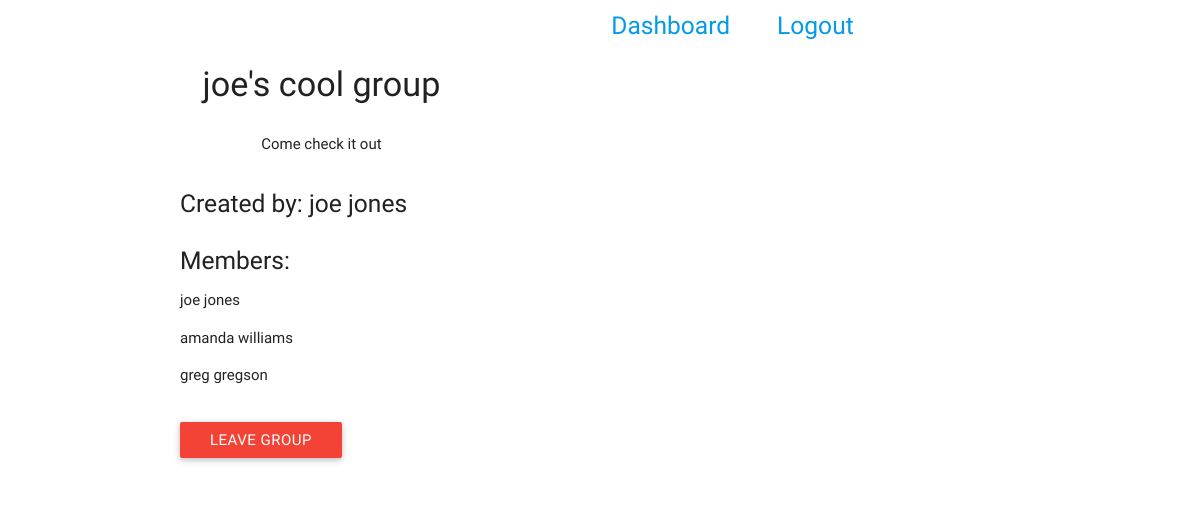
/groups/29/ (signed in), run on the app's committed database.
### apps/groups/models.py (models this page shows)
class Group(models.Model):
	name = models.CharField(max_length=60)
	description = models.CharField(max_length=100)
	created_by = models.ForeignKey(User)
	created_at = models.DateField(default=timezone.now())

class User(models.Model):
	first_name = models.CharField(max_length=60)
	last_name = models.CharField(max_length=60)
	username = models.CharField(max_length=60)
	password = models.CharField(max_length=60)
	created_at = models.DateField(default=timezone.now())

class Member(models.Model):
	user = models.ForeignKey(User)
	group = models.ForeignKey(Group)

### apps/groups/views.py (the view)
# urls.py: url(r'^groups/(?P<id>\d+)/$', views.singleOrganizer, name='show'),
def singleOrganizer(request, id):
	if request.method == 'DELETE':
		print 'delete'
		group = Group.objects.get(id = id)
		group.delete()
		print 'redirecting'
		return redirect('/groups')
	elif request.method == 'GET':
		print 'GET a single group'
		group = Group.objects.get(id = id)
		members = Member.objects.all().filter(group = group)
		user = User.objects.get(id = request.session['user'])
		isMember = False
		isCreator = False
		if group.created_by == user:
			isCreator = True
		for member in members:
			if member.user == user:
				isMember = True
		context = {
			'group': group,
			'members': members,
			'isCreator': isCreator,
			'isMember': isMember,
		}
		return render(request, 'groups/show.html', context)

### apps/groups/templates/groups/show.html (shortened to what this page needs)
<!DOCTYPE html>
<html>
<head>
	<link rel="stylesheet" type="text/css" href="/static/groups/assets/css/materialize.min.css">
</head>
<body>
<div class="container">
	<div class="row">
		<h5 class="col s12 right-align"><a href="/groups/" class="col s2 right-align offset-s6">Dashboard</a><a href="/users/logout/" class="col s2 right-align">Logout</a></h5>
		<h4 class="col s12">{{ group.name }}</h4>
		<div class="row">
			<p class="col s11 offset-s1">{{ group.description }}</p>
		</div>
		<div class="row">
			<h5>Created by: {{ group.created_by.first_name }} {{ group.created_by.last_name }}</h5>
		</div>
		<div class="row">
			<h5>Members:</h5>
			{% for member in members %}
			<p>{{ member.user.first_name }} {{ member.user.last_name }}</p>
			{% endfor %}
		</div>
		<div class="row">
			{% if isMember %}
				<a class="btn red" href="/members/{{ group.id }}/leave/">Leave Group</a>
			{% else %}
				<a class="btn green" href="/members/{{ group.id }}/">Join Group</a>
			{% endif %}
		</div>
	</div>
</div>
</body>
</html>

### data on the page
Group: name "joe's cool group", description "Come check it out", created_by.first_name "joe", created_by.last_name "jones"
Member: user.first_name "joe", user.last_name "jones"
Member: user.first_name "amanda", user.last_name "williams"
Member: user.first_name "greg", user.last_name "gregson"
